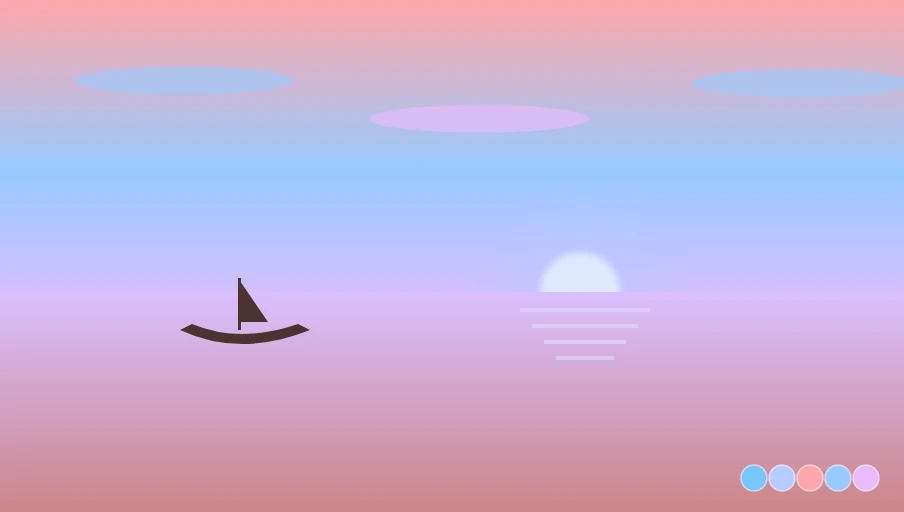
#> input picture hue/raw/Adrift.webp, 904 x 512 px
$ python art_colors.py ../hue/raw/Adrift.webp
#> lines starting #> are read from the running program, lines starting #| are printed output that depends on the picture
#!/usr/bin/env python3
"""
art_colors.py: dominant colour of an album-art picture, worked out exactly like the dashboard's Now playing glow.

Usage (called by a Home Assistant shell_command):
    python3 /config/scripts/art_colors.py "<picture url or file path>"

Prints one line of JSON, always, so the automation can read it with response_variable:
    {"ok": true, "color": [r, g, b], "hex": "#rrggbb", "gradient": ["#...", x5], "grey": false}
    {"ok": false, "error": "..."}            (nothing could be read: the automation falls back)
Needs only Python 3 and Pillow, which Home Assistant already ships with.
"""
import colorsys
import io
import json
import sys
import urllib.request

SIZE = 24   # same 24 x 24 sample as the dashboard


def load(src):
    if src.startswith(("http://", "https://")):
        req = urllib.request.Request(src, headers={"User-Agent": "ha-art-colors"})
        with urllib.request.urlopen(req, timeout=8) as r:
            return r.read()
    with open(src, "rb") as f:
        return f.read()


def dominant(img):
    from PIL import Image
    im = img.convert("RGB").resize((SIZE, SIZE), Image.BILINEAR)
    raw = im.tobytes()
    px = [(raw[i], raw[i + 1], raw[i + 2]) for i in range(0, len(raw), 3)]
    r = g = b = w = 0.0
    ar = ag = ab = 0
    for R, G, B in px:
        mx, mn = max(R, G, B), min(R, G, B)
        sat = (mx - mn) / mx if mx else 0
        wt = sat * sat * (0.25 + mx / 255) + 0.001   # colourful and bright pixels count most
        r += R * wt; g += G * wt; b += B * wt; w += wt
        ar += R; ag += G; ab += B
    col = [r / w, g / w, b / w]
    grey = (max(col) - min(col)) < 18
    if grey:   # greyscale art: plain average
        n = len(px)
        col = [ar / n, ag / n, ab / n]
    m = max(col) or 1
    k = 150 / m if m < 150 else 1   # keep it bright enough to glow
    return [int(round(min(255, v * k))) for v in col], grey


def gradient(col, grey):
    """Five hues around the dominant one (-30, -15, 0, +15, +30 degrees), saturated and bright, for a gradient light."""
    if grey:
        return []
    h, s, v = colorsys.rgb_to_hsv(*[c / 255 for c in col])
    s = max(s, 0.6)
    out = []
    for off in (-30, -15, 0, 15, 30):
        rr, gg, bb = colorsys.hsv_to_rgb(((h * 360 + off) % 360) / 360, s, 1.0)
        out.append("#%02x%02x%02x" % (round(rr * 255), round(gg * 255), round(bb * 255)))
    return out


def main():
    try:
        from PIL import Image
        data = load(sys.argv[1])
        img = Image.open(io.BytesIO(data))
#> img is the input picture: PIL image 904x512 RGB; mean R, G, B 200.5, 178.1, 216.1
        col, grey = dominant(img)
#> in dominant, `im = img.convert("RGB").resize((SIZE, SIZE), Image.BILINEAR)`:
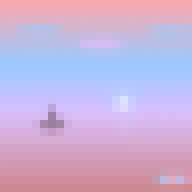
#> im: PIL image 24x24 RGB (shown 8 times larger); mean R, G, B 200.5, 178.1, 216.2
#> in dominant, `px = [(raw[i], raw[i + 1], raw[i + 2]) for i in range(0, len(raw), 3)]`: px = 576 items, first 6: (247, 169, 178), (247, 169, 177), (247, 169, 178), (247, 169, 178), (247, 169, 178), (247, 169, 178)
#> the loop in dominant, `for R, G, B in px:` made 576 passes
#> (R, G, B, mx, mn, sat, wt, r) on passes 1 to 3: (247, 169, 178, 247, 169, 0.316, 0.123, 30.26), (247, 169, 177, 247, 169, 0.316, 0.123, 60.53), (247, 169, 178, 247, 169, 0.316, 0.123, 90.79)
#> after the loop in dominant, `for R, G, B in px:`: ab = 124545; ag = 102595; ar = 115501; b = 10496.3; g = 8619.5; r = 9354.2; w = 47.88
#> in dominant, `col = [r / w, g / w, b / w]`: col = [195.4, 180, 219.2]
#> in dominant, `grey = (max(col) - min(col)) < 18`: grey = False
#> in dominant, `m = max(col) or 1`: m = 219.2
#> in dominant, `k = 150 / m if m < 150 else 1`: k = 1
#> col = [195, 180, 219]; grey = False
        print(json.dumps({"ok": True, "color": col, "hex": "#%02x%02x%02x" % tuple(col), "gradient": gradient(col, grey), "grey": grey}))
#> in gradient, `h, s, v = colorsys.rgb_to_hsv(*[c / 255 for c in col])`: h = 0.731; s = 0.178; v = 0.859
#> in gradient, `s = max(s, 0.6)`: s = 0.6
#> the loop in gradient, `for off in (-30, -15, 0, 15, 30):` made 5 passes
#> (rr, gg) on passes 1 to 5: (0.4, 0.469), (0.481, 0.4), (0.631, 0.4), (0.781, 0.4), (0.931, 0.4)
#> after the loop in gradient, `for off in (-30, -15, 0, 15, 30):`: out = ['#6678ff', '#7b66ff', '#a166ff', '#c766ff', '#ed66ff']
#| {"ok": true, "color": [195, 180, 219], "hex": "#c3b4db", "gradient": ["#6678ff", "#7b66ff", "#a166ff", "#c766ff", "#ed66ff"], "grey": false}
    except Exception as e:   # never crash: the automation reads this line
        print(json.dumps({"ok": False, "error": str(e)[:200]}))


if __name__ == "__main__":
    main()

$ run again, on hue/raw/Bahrain.webp
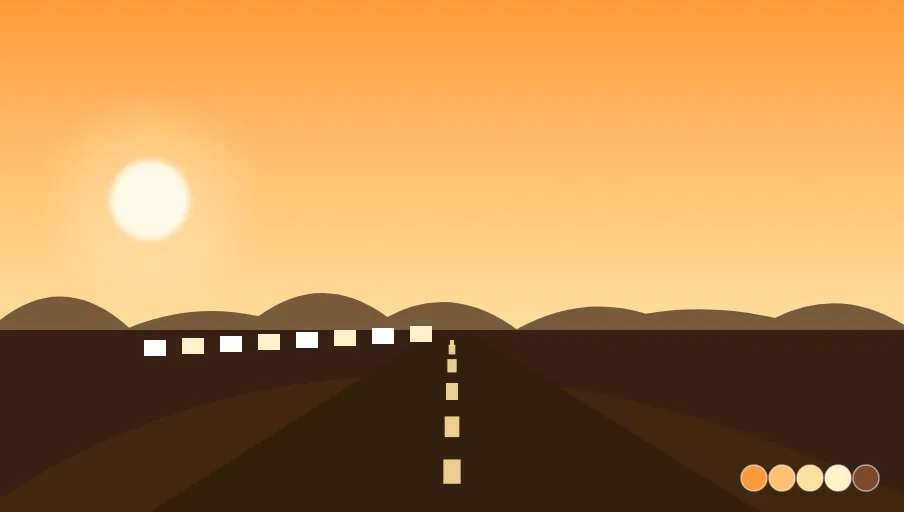
#> input picture hue/raw/Bahrain.webp, 904 x 512 px
#> in main, img is the input picture: PIL image 904x512 RGB; mean R, G, B 181.3, 132.7, 76.8
#> in dominant, `im = img.convert("RGB").resize((SIZE, SIZE), Image.BILINEAR)`:
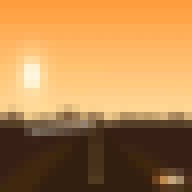
#> im: PIL image 24x24 RGB (shown 8 times larger); mean R, G, B 181.4, 132.7, 76.7
#> px = 576 items, first 6: (255, 157, 62), (255, 157, 62), (255, 157, 62), (255, 157, 62), (255, 157, 62), (255, 157, 62)
#> the loop in dominant, `for R, G, B in px:` made 576 passes
#> (G, B, mn, sat, wt, r, g, b) on passes 1 to 3: (157, 62, 62, 0.757, 0.717, 182.8, 112.6, 44.46), (157, 62, 62, 0.757, 0.717, 365.7, 225.2, 88.91), (157, 62, 62, 0.757, 0.717, 548.5, 337.7, 133.4)
#> after the loop in dominant, `for R, G, B in px:`: ab = 44185; ag = 76432; ar = 104484; b = 15532.7; g = 29026.5; r = 41104.9; w = 197.5
#> in dominant, `col = [r / w, g / w, b / w]`: col = [208.1, 146.9, 78.63]
#> in dominant, `grey = (max(col) - min(col)) < 18`: grey = False
#> m = 208.1
#> k = 1
#> in main, `col, grey = dominant(img)`: col = [208, 147, 79]; grey = False
#> h = 0.0879; s = 0.62; v = 0.816
#> the loop in gradient, `for off in (-30, -15, 0, 15, 30):` made 5 passes
#> (rr, gg) on passes 1 to 5: (1, 0.397), (1, 0.552), (1, 0.707), (1, 0.862), (0.983, 1)
#> after the loop in gradient, `for off in (-30, -15, 0, 15, 30):`: out = ['#ff6561', '#ff8d61', '#ffb461', '#ffdc61', '#fbff61']
#| {"ok": true, "color": [208, 147, 79], "hex": "#d0934f", "gradient": ["#ff6561", "#ff8d61", "#ffb461", "#ffdc61", "#fbff61"], "grey": false}
